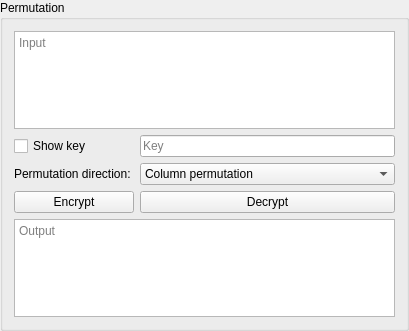
<?xml version="1.0" encoding="UTF-8"?>
<ui version="4.0">
 <class>BasicPermutationGroupWidget</class>
 <widget class="QGroupBox" name="BasicPermutationGroupWidget">
  <property name="geometry">
   <rect>
    <x>0</x>
    <y>0</y>
    <width>409</width>
    <height>331</height>
   </rect>
  </property>
  <property name="windowTitle">
   <string>GroupBox</string>
  </property>
  <property name="title">
   <string>Permutation</string>
  </property>
  <layout class="QGridLayout" name="gridLayout">
   <item row="0" column="0" colspan="2">
    <widget class="QTextEdit" name="inputText">
     <property name="placeholderText">
      <string>Input</string>
     </property>
    </widget>
   </item>
   <item row="1" column="0">
    <widget class="QCheckBox" name="showKeyCheckBox">
     <property name="text">
      <string>Show key</string>
     </property>
    </widget>
   </item>
   <item row="2" column="0">
    <widget class="QLabel" name="directionLabel">
     <property name="text">
      <string>Permutation direction: </string>
     </property>
    </widget>
   </item>
   <item row="2" column="1">
    <widget class="QComboBox" name="directionComboBox">
     <item>
      <property name="text">
       <string>Column permutation</string>
      </property>
     </item>
     <item>
      <property name="text">
       <string>Row permutation</string>
      </property>
     </item>
     <item>
      <property name="text">
       <string>Grid permutation (both)</string>
      </property>
     </item>
    </widget>
   </item>
   <item row="3" column="0">
    <widget class="QPushButton" name="encryptButton">
     <property name="text">
      <string>Encrypt</string>
     </property>
    </widget>
   </item>
   <item row="3" column="1">
    <widget class="QPushButton" name="decryptButton">
     <property name="text">
      <string>Decrypt</string>
     </property>
    </widget>
   </item>
   <item row="4" column="0" colspan="2">
    <widget class="QTextEdit" name="outputText">
     <property name="readOnly">
      <bool>true</bool>
     </property>
     <property name="placeholderText">
      <string>Output</string>
     </property>
    </widget>
   </item>
   <item row="1" column="1">
    <widget class="QLineEdit" name="keyLine">
     <property name="echoMode">
      <enum>QLineEdit::Password</enum>
     </property>
     <property name="placeholderText">
      <string>Key</string>
     </property>
    </widget>
   </item>
  </layout>
 </widget>
 <resources/>
 <connections/>
</ui>
